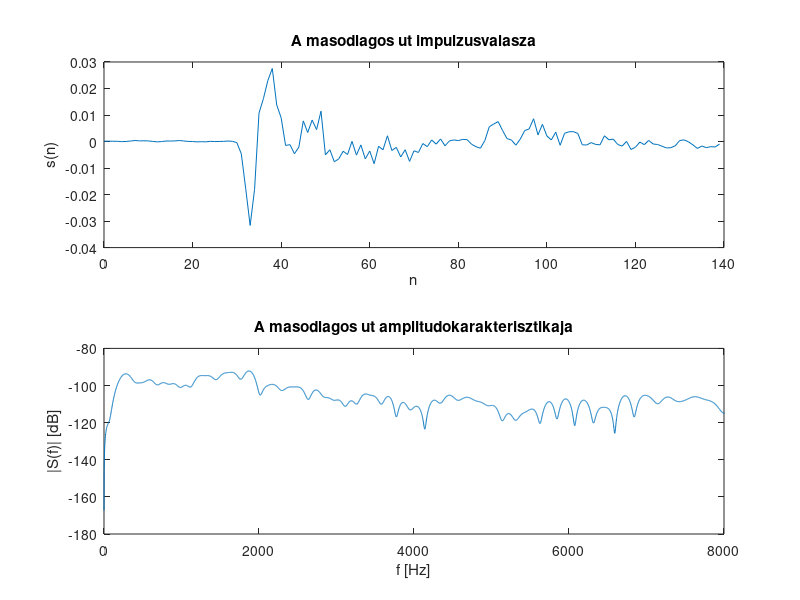

Reproduce this figure in MATLAB.
% Egy identifikacios eredmeny abrazolasa ido- es frekvenciatartomanyban.
% Az S vektor valos meres eredmenye, az egyutthatok debugger segitsegevel
%lettek kiolvasva a mikrokontroller memoriajabol.

clear all;
clc;
fs=16000;
NFFT=8192;
S=[0.000129615713, 0.000135472394, 0.000107435146, 8.87547649e-005, -3.52942443e-005, 3.00399461e-005, 0.000196197172, 0.000375433447, 0.000250521756,...
 0.000285307266, 0.000230521313, 5.15865504e-005, -0.000131161258, -1.30736189e-005, 0.000199053538, 0.000191537838, 0.000231484097, 0.000381268008,...
 0.000215749504, 4.73965229e-005, 7.52535971e-006, -0.000122586614, -6.65039697e-005, -0.000110467037, 7.03350233e-005, -6.40427697e-006, 2.45090705e-005,...
 6.96453499e-005, 0.000187971367, 9.11314564e-005, -0.000425943203, -0.00460020034, -0.0177925471, -0.0316475891, -0.0180235822, 0.0107259024, 0.0162028577,...
 0.0230325535, 0.027549345, 0.0137946801, 0.00896451809, -0.00147430494, -0.00118569809, -0.0046018376, -0.0020906853, 0.00777103053, 0.00339553878,...
 0.00809241924, 0.00450340705, 0.0114382738, -0.00504300045, -0.00310104038, -0.00760380272, -0.00657971855, -0.00366904843, -0.00487845903, 6.91769164e-005,...
 -0.00511862943, -0.00127253926, -0.00653933967, -0.00358823407, -0.0083577428, -0.00180296518, -0.00310901459, 0.00216769497, -0.00337568135, -0.00220571575,...
 -0.00582506554, -0.00310557871, -0.00748935807, -0.00349247549, -0.0041230591, -0.00077020732, -0.0019199535, 0.000589023693, -0.000983317266, 0.000975136645,...
 -0.00161141076, 0.000236547567, 0.000604682951, 0.000358912366, 0.000803400937, 0.000695862109, -0.00102879293, -0.00194375683, -0.00252315798, 0.000395963725,...
 0.00558151351, 0.00661253231, 0.00750573119, 0.00416852674, 0.00110515277, 0.000578375941, -0.00137670047, 0.000927701825, 0.00413291156, 0.00474978751,...
 0.00858909264, 0.00249199732, 0.00649406156, 0.00210806448, 0.000604277244, 0.00353805372, -0.00141107792, 0.00311272452, 0.00367296813, 0.00374007248,...
 0.00302961096, -0.00124023994, -0.0013051118, -0.000401326572, -0.00108726544, -0.00124996714, 0.0021734382, 0.000661682629, 0.000900333107, -0.00110947376,...
 -0.00170941418, 3.04584119e-005, -0.00300095743, -0.0021512073, -0.000202648996, -0.00117921364, 0.000412150781, -0.000932963623, -0.0011200119, -0.00176806038,...
 -0.00241335365, -0.00232474599, -0.00160049344, 0.000386855361, 0.000626646273, -0.000124863742, -0.00129037735, -0.00260682101, -0.00167863583, -0.00231462321,...
 -0.00193815352, -0.00205083587, -0.000958253222];
N=length(S);
f=(0:NFFT-1)*fs/NFFT;
subplot(211);
plot(0:N-1,S);
title('A masodlagos ut impulzusvalasza');
xlabel('n');
ylabel('s(n)');
subplot(212);
plot(f,20*log10(abs(fft(S,NFFT)/NFFT)));
xlim([0 fs/2]);
title('A masodlagos ut amplitudokarakterisztikaja');
xlabel('f [Hz]');
ylabel('|S(f)| [dB]');
